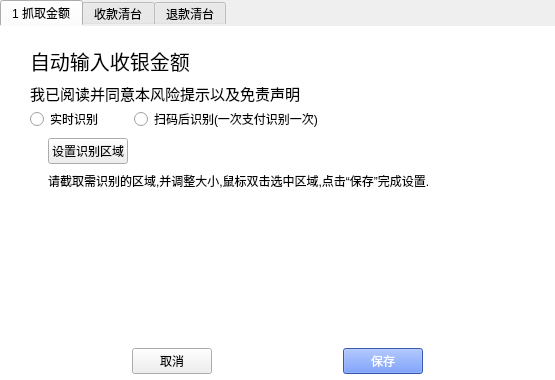
<?xml version="1.0" encoding="UTF-8"?>
<ui version="4.0">
 <class>CashRegisterSetting</class>
 <widget class="QWidget" name="CashRegisterSetting">
  <property name="geometry">
   <rect>
    <x>0</x>
    <y>0</y>
    <width>555</width>
    <height>380</height>
   </rect>
  </property>
  <property name="windowTitle">
   <string>Form</string>
  </property>
  <property name="styleSheet">
   <string notr="true">#tabWidget,
#textEdit_location,
#widget_15{
border:0px;
background-color: white;
}
</string>
  </property>
  <layout class="QVBoxLayout" name="verticalLayout_5" stretch="9,1">
   <property name="spacing">
    <number>0</number>
   </property>
   <property name="leftMargin">
    <number>0</number>
   </property>
   <property name="topMargin">
    <number>0</number>
   </property>
   <property name="rightMargin">
    <number>0</number>
   </property>
   <property name="bottomMargin">
    <number>0</number>
   </property>
   <item>
    <widget class="QTabWidget" name="tabWidget">
     <property name="styleSheet">
      <string notr="true"> #tabWidget,
#listWidget_keyboard,
#widget_15,
#widget_11,
#widget_8,
#widget_2,
#widget,
#capture_widget,
#clear_widget,
#refund_widget,
#refund_listWidget_keyboard{
border:0px;
background-color: white;
}

#widget_16,
#widget_20{
border:0px;
background-color: white;

}


#capture_widget, 
#clear_widget{

}</string>
     </property>
     <property name="currentIndex">
      <number>0</number>
     </property>
     <widget class="QWidget" name="clear_widget">
      <attribute name="title">
       <string>1 抓取金额</string>
      </attribute>
      <layout class="QVBoxLayout" name="verticalLayout" stretch="2,8">
       <property name="spacing">
        <number>0</number>
       </property>
       <property name="leftMargin">
        <number>30</number>
       </property>
       <property name="topMargin">
        <number>20</number>
       </property>
       <property name="rightMargin">
        <number>30</number>
       </property>
       <property name="bottomMargin">
        <number>7</number>
       </property>
       <item>
        <widget class="QWidget" name="widget" native="true">
         <layout class="QHBoxLayout" name="horizontalLayout" stretch="15,5,1">
          <property name="spacing">
           <number>0</number>
          </property>
          <property name="leftMargin">
           <number>0</number>
          </property>
          <property name="topMargin">
           <number>0</number>
          </property>
          <property name="rightMargin">
           <number>0</number>
          </property>
          <property name="bottomMargin">
           <number>0</number>
          </property>
          <item>
           <widget class="QWidget" name="widget_4" native="true">
            <layout class="QVBoxLayout" name="verticalLayout_7">
             <property name="leftMargin">
              <number>0</number>
             </property>
             <property name="topMargin">
              <number>0</number>
             </property>
             <property name="rightMargin">
              <number>0</number>
             </property>
             <property name="bottomMargin">
              <number>0</number>
             </property>
             <item>
              <widget class="QLabel" name="label">
               <property name="font">
                <font>
                 <pointsize>15</pointsize>
                </font>
               </property>
               <property name="lineWidth">
                <number>1</number>
               </property>
               <property name="text">
                <string>自动输入收银金额</string>
               </property>
               <property name="margin">
                <number>0</number>
               </property>
              </widget>
             </item>
             <item>
              <widget class="QLabel" name="label_2">
               <property name="font">
                <font>
                 <pointsize>11</pointsize>
                </font>
               </property>
               <property name="text">
                <string>我已阅读并同意本风险提示以及免责声明</string>
               </property>
              </widget>
             </item>
            </layout>
           </widget>
          </item>
          <item>
           <spacer name="horizontalSpacer">
            <property name="orientation">
             <enum>Qt::Horizontal</enum>
            </property>
            <property name="sizeHint" stdset="0">
             <size>
              <width>101</width>
              <height>20</height>
             </size>
            </property>
           </spacer>
          </item>
          <item>
           <widget class="QWidget" name="widget_3" native="true">
            <layout class="QHBoxLayout" name="horizontalLayout_2">
             <property name="spacing">
              <number>0</number>
             </property>
             <property name="leftMargin">
              <number>0</number>
             </property>
             <property name="topMargin">
              <number>0</number>
             </property>
             <property name="rightMargin">
              <number>0</number>
             </property>
             <property name="bottomMargin">
              <number>0</number>
             </property>
            </layout>
           </widget>
          </item>
         </layout>
         <zorder>widget_4</zorder>
         <zorder>widget_3</zorder>
         <zorder>horizontalSpacer</zorder>
        </widget>
       </item>
       <item>
        <widget class="QWidget" name="widget_2" native="true">
         <layout class="QVBoxLayout" name="verticalLayout_2" stretch="1,1,5">
          <property name="spacing">
           <number>5</number>
          </property>
          <property name="leftMargin">
           <number>0</number>
          </property>
          <property name="topMargin">
           <number>0</number>
          </property>
          <property name="rightMargin">
           <number>0</number>
          </property>
          <property name="bottomMargin">
           <number>0</number>
          </property>
          <item>
           <widget class="QWidget" name="widget_5" native="true">
            <layout class="QHBoxLayout" name="horizontalLayout_3" stretch="2,8">
             <property name="leftMargin">
              <number>0</number>
             </property>
             <property name="topMargin">
              <number>0</number>
             </property>
             <property name="rightMargin">
              <number>0</number>
             </property>
             <property name="bottomMargin">
              <number>0</number>
             </property>
             <item>
              <widget class="QRadioButton" name="radioButton_cycle">
               <property name="text">
                <string>实时识别</string>
               </property>
              </widget>
             </item>
             <item>
              <widget class="QRadioButton" name="radioButton_once">
               <property name="text">
                <string>扫码后识别(一次支付识别一次)</string>
               </property>
              </widget>
             </item>
            </layout>
           </widget>
          </item>
          <item>
           <widget class="QWidget" name="widget_6" native="true">
            <layout class="QGridLayout" name="gridLayout_3">
             <property name="leftMargin">
              <number>18</number>
             </property>
             <property name="topMargin">
              <number>0</number>
             </property>
             <property name="rightMargin">
              <number>0</number>
             </property>
             <property name="bottomMargin">
              <number>0</number>
             </property>
             <property name="horizontalSpacing">
              <number>0</number>
             </property>
             <property name="verticalSpacing">
              <number>8</number>
             </property>
             <item row="0" column="0">
              <widget class="QPushButton" name="pushButton_recognition">
               <property name="text">
                <string>设置识别区域</string>
               </property>
              </widget>
             </item>
             <item row="0" column="1">
              <spacer name="horizontalSpacer_2">
               <property name="orientation">
                <enum>Qt::Horizontal</enum>
               </property>
               <property name="sizeHint" stdset="0">
                <size>
                 <width>394</width>
                 <height>20</height>
                </size>
               </property>
              </spacer>
             </item>
             <item row="1" column="0" colspan="2">
              <widget class="QLabel" name="label_3">
               <property name="text">
                <string>请截取需识别的区域,并调整大小,鼠标双击选中区域,点击“保存”完成设置.</string>
               </property>
              </widget>
             </item>
            </layout>
           </widget>
          </item>
          <item>
           <widget class="QWidget" name="widget_7" native="true">
            <layout class="QGridLayout" name="gridLayout_4">
             <property name="leftMargin">
              <number>0</number>
             </property>
             <property name="topMargin">
              <number>0</number>
             </property>
             <property name="rightMargin">
              <number>0</number>
             </property>
             <property name="bottomMargin">
              <number>0</number>
             </property>
             <property name="spacing">
              <number>0</number>
             </property>
             <item row="0" column="0">
              <widget class="QLabel" name="recognition_label">
               <property name="text">
                <string/>
               </property>
              </widget>
             </item>
            </layout>
           </widget>
          </item>
         </layout>
        </widget>
       </item>
      </layout>
     </widget>
     <widget class="QWidget" name="capture_widget">
      <attribute name="title">
       <string>收款清台</string>
      </attribute>
      <layout class="QVBoxLayout" name="verticalLayout_3" stretch="2,8">
       <property name="spacing">
        <number>0</number>
       </property>
       <property name="leftMargin">
        <number>30</number>
       </property>
       <property name="topMargin">
        <number>20</number>
       </property>
       <property name="rightMargin">
        <number>30</number>
       </property>
       <item>
        <widget class="QWidget" name="widget_8" native="true">
         <layout class="QHBoxLayout" name="horizontalLayout_4" stretch="15,5,1">
          <property name="spacing">
           <number>0</number>
          </property>
          <property name="leftMargin">
           <number>0</number>
          </property>
          <property name="topMargin">
           <number>0</number>
          </property>
          <property name="rightMargin">
           <number>0</number>
          </property>
          <property name="bottomMargin">
           <number>0</number>
          </property>
          <item>
           <widget class="QWidget" name="widget_9" native="true">
            <layout class="QVBoxLayout" name="verticalLayout_6">
             <property name="leftMargin">
              <number>0</number>
             </property>
             <property name="topMargin">
              <number>0</number>
             </property>
             <property name="rightMargin">
              <number>0</number>
             </property>
             <property name="bottomMargin">
              <number>0</number>
             </property>
             <item>
              <widget class="QLabel" name="label_5">
               <property name="font">
                <font>
                 <pointsize>15</pointsize>
                </font>
               </property>
               <property name="lineWidth">
                <number>1</number>
               </property>
               <property name="text">
                <string>支付成功之后自动录入收银软件</string>
               </property>
               <property name="margin">
                <number>0</number>
               </property>
              </widget>
             </item>
             <item>
              <widget class="QLabel" name="label_4">
               <property name="font">
                <font>
                 <pointsize>11</pointsize>
                </font>
               </property>
               <property name="text">
                <string>我已阅读并同意本风险提示以及免责声明</string>
               </property>
              </widget>
             </item>
            </layout>
           </widget>
          </item>
          <item>
           <spacer name="horizontalSpacer_3">
            <property name="orientation">
             <enum>Qt::Horizontal</enum>
            </property>
            <property name="sizeHint" stdset="0">
             <size>
              <width>101</width>
              <height>20</height>
             </size>
            </property>
           </spacer>
          </item>
          <item>
           <widget class="QWidget" name="widget_10" native="true">
            <layout class="QHBoxLayout" name="horizontalLayout_5">
             <property name="spacing">
              <number>0</number>
             </property>
             <property name="leftMargin">
              <number>0</number>
             </property>
             <property name="topMargin">
              <number>0</number>
             </property>
             <property name="rightMargin">
              <number>0</number>
             </property>
             <property name="bottomMargin">
              <number>0</number>
             </property>
             <item>
              <widget class="QPushButton" name="pushButton_auto_clean">
               <property name="text">
                <string>自动</string>
               </property>
              </widget>
             </item>
            </layout>
           </widget>
          </item>
         </layout>
        </widget>
       </item>
       <item>
        <widget class="QWidget" name="widget_11" native="true">
         <layout class="QVBoxLayout" name="verticalLayout_4" stretch="1,1,8">
          <property name="spacing">
           <number>5</number>
          </property>
          <property name="leftMargin">
           <number>0</number>
          </property>
          <property name="topMargin">
           <number>0</number>
          </property>
          <property name="rightMargin">
           <number>0</number>
          </property>
          <property name="bottomMargin">
           <number>0</number>
          </property>
          <item>
           <widget class="QWidget" name="widget_12" native="true">
            <layout class="QHBoxLayout" name="horizontalLayout_6">
             <property name="spacing">
              <number>0</number>
             </property>
             <property name="leftMargin">
              <number>0</number>
             </property>
             <property name="topMargin">
              <number>0</number>
             </property>
             <property name="rightMargin">
              <number>0</number>
             </property>
             <property name="bottomMargin">
              <number>0</number>
             </property>
             <item>
              <spacer name="horizontalSpacer_7">
               <property name="orientation">
                <enum>Qt::Horizontal</enum>
               </property>
               <property name="sizeHint" stdset="0">
                <size>
                 <width>205</width>
                 <height>20</height>
                </size>
               </property>
              </spacer>
             </item>
             <item>
              <widget class="QPushButton" name="pushButton_record">
               <property name="text">
                <string>开始录制</string>
               </property>
              </widget>
             </item>
             <item>
              <spacer name="horizontalSpacer_8">
               <property name="orientation">
                <enum>Qt::Horizontal</enum>
               </property>
               <property name="sizeHint" stdset="0">
                <size>
                 <width>204</width>
                 <height>20</height>
                </size>
               </property>
              </spacer>
             </item>
            </layout>
           </widget>
          </item>
          <item>
           <widget class="QWidget" name="widget_13" native="true">
            <layout class="QGridLayout" name="gridLayout_6" columnstretch="2,1,2,8">
             <property name="leftMargin">
              <number>18</number>
             </property>
             <property name="topMargin">
              <number>0</number>
             </property>
             <property name="rightMargin">
              <number>0</number>
             </property>
             <property name="bottomMargin">
              <number>0</number>
             </property>
             <property name="horizontalSpacing">
              <number>5</number>
             </property>
             <property name="verticalSpacing">
              <number>2</number>
             </property>
             <item row="0" column="0">
              <widget class="QLabel" name="label_7">
               <property name="font">
                <font>
                 <pointsize>11</pointsize>
                </font>
               </property>
               <property name="text">
                <string>组合步骤间隔</string>
               </property>
              </widget>
             </item>
             <item row="0" column="1">
              <widget class="QLineEdit" name="lineEdit"/>
             </item>
             <item row="0" column="2">
              <widget class="QLabel" name="label_8">
               <property name="font">
                <font>
                 <pointsize>11</pointsize>
                </font>
               </property>
               <property name="text">
                <string>毫秒（选填）</string>
               </property>
              </widget>
             </item>
             <item row="0" column="3">
              <spacer name="horizontalSpacer_4">
               <property name="orientation">
                <enum>Qt::Horizontal</enum>
               </property>
               <property name="sizeHint" stdset="0">
                <size>
                 <width>269</width>
                 <height>20</height>
                </size>
               </property>
              </spacer>
             </item>
             <item row="1" column="0">
              <widget class="QRadioButton" name="radioButton_money_back">
               <property name="text">
                <string>支付金额回填</string>
               </property>
              </widget>
             </item>
             <item row="1" column="1" colspan="2">
              <spacer name="horizontalSpacer_5">
               <property name="orientation">
                <enum>Qt::Horizontal</enum>
               </property>
               <property name="sizeHint" stdset="0">
                <size>
                 <width>111</width>
                 <height>20</height>
                </size>
               </property>
              </spacer>
             </item>
             <item row="2" column="0" colspan="3">
              <widget class="QLabel" name="label_6">
               <property name="text">
                <string>实现支付金额自动回填到收银软件金额输入框</string>
               </property>
              </widget>
             </item>
             <item row="2" column="3">
              <spacer name="horizontalSpacer_6">
               <property name="orientation">
                <enum>Qt::Horizontal</enum>
               </property>
               <property name="sizeHint" stdset="0">
                <size>
                 <width>269</width>
                 <height>20</height>
                </size>
               </property>
              </spacer>
             </item>
            </layout>
           </widget>
          </item>
          <item>
           <widget class="QWidget" name="widget_14" native="true">
            <layout class="QGridLayout" name="gridLayout_7">
             <property name="leftMargin">
              <number>0</number>
             </property>
             <property name="topMargin">
              <number>0</number>
             </property>
             <property name="rightMargin">
              <number>0</number>
             </property>
             <property name="bottomMargin">
              <number>0</number>
             </property>
             <property name="spacing">
              <number>0</number>
             </property>
             <item row="0" column="0">
              <widget class="QListWidget" name="listWidget_keyboard"/>
             </item>
            </layout>
           </widget>
          </item>
         </layout>
        </widget>
       </item>
      </layout>
     </widget>
     <widget class="QWidget" name="refund_widget">
      <attribute name="title">
       <string>退款清台</string>
      </attribute>
      <layout class="QVBoxLayout" name="verticalLayout_10" stretch="2,8">
       <property name="spacing">
        <number>0</number>
       </property>
       <property name="leftMargin">
        <number>30</number>
       </property>
       <property name="topMargin">
        <number>20</number>
       </property>
       <property name="rightMargin">
        <number>30</number>
       </property>
       <item>
        <widget class="QWidget" name="widget_20" native="true">
         <layout class="QHBoxLayout" name="horizontalLayout_9" stretch="15,5,1">
          <property name="spacing">
           <number>0</number>
          </property>
          <property name="leftMargin">
           <number>0</number>
          </property>
          <property name="topMargin">
           <number>0</number>
          </property>
          <property name="rightMargin">
           <number>0</number>
          </property>
          <property name="bottomMargin">
           <number>0</number>
          </property>
          <item>
           <widget class="QWidget" name="widget_21" native="true">
            <layout class="QVBoxLayout" name="verticalLayout_9">
             <property name="leftMargin">
              <number>0</number>
             </property>
             <property name="topMargin">
              <number>0</number>
             </property>
             <property name="rightMargin">
              <number>0</number>
             </property>
             <property name="bottomMargin">
              <number>0</number>
             </property>
             <item>
              <widget class="QLabel" name="label_12">
               <property name="font">
                <font>
                 <pointsize>15</pointsize>
                </font>
               </property>
               <property name="lineWidth">
                <number>1</number>
               </property>
               <property name="text">
                <string>支付成功之后自动录入收银软件</string>
               </property>
               <property name="margin">
                <number>0</number>
               </property>
              </widget>
             </item>
             <item>
              <widget class="QLabel" name="label_13">
               <property name="font">
                <font>
                 <pointsize>11</pointsize>
                </font>
               </property>
               <property name="text">
                <string>我已阅读并同意本风险提示以及免责声明</string>
               </property>
              </widget>
             </item>
            </layout>
           </widget>
          </item>
          <item>
           <spacer name="horizontalSpacer_17">
            <property name="orientation">
             <enum>Qt::Horizontal</enum>
            </property>
            <property name="sizeHint" stdset="0">
             <size>
              <width>101</width>
              <height>20</height>
             </size>
            </property>
           </spacer>
          </item>
          <item>
           <widget class="QWidget" name="widget_22" native="true">
            <layout class="QHBoxLayout" name="horizontalLayout_10">
             <property name="spacing">
              <number>0</number>
             </property>
             <property name="leftMargin">
              <number>0</number>
             </property>
             <property name="topMargin">
              <number>0</number>
             </property>
             <property name="rightMargin">
              <number>0</number>
             </property>
             <property name="bottomMargin">
              <number>0</number>
             </property>
             <item>
              <widget class="QPushButton" name="refund_pushButton_auto_clean">
               <property name="text">
                <string>自动</string>
               </property>
              </widget>
             </item>
            </layout>
           </widget>
          </item>
         </layout>
        </widget>
       </item>
       <item>
        <widget class="QWidget" name="widget_16" native="true">
         <layout class="QVBoxLayout" name="verticalLayout_8" stretch="1,1,8">
          <property name="spacing">
           <number>5</number>
          </property>
          <property name="leftMargin">
           <number>0</number>
          </property>
          <property name="topMargin">
           <number>0</number>
          </property>
          <property name="rightMargin">
           <number>0</number>
          </property>
          <property name="bottomMargin">
           <number>0</number>
          </property>
          <item>
           <widget class="QWidget" name="widget_17" native="true">
            <layout class="QHBoxLayout" name="horizontalLayout_8">
             <property name="spacing">
              <number>0</number>
             </property>
             <property name="leftMargin">
              <number>0</number>
             </property>
             <property name="topMargin">
              <number>0</number>
             </property>
             <property name="rightMargin">
              <number>0</number>
             </property>
             <property name="bottomMargin">
              <number>0</number>
             </property>
             <item>
              <spacer name="horizontalSpacer_12">
               <property name="orientation">
                <enum>Qt::Horizontal</enum>
               </property>
               <property name="sizeHint" stdset="0">
                <size>
                 <width>205</width>
                 <height>20</height>
                </size>
               </property>
              </spacer>
             </item>
             <item>
              <widget class="QPushButton" name="refund_pushButton_record">
               <property name="text">
                <string>开始录制</string>
               </property>
              </widget>
             </item>
             <item>
              <spacer name="horizontalSpacer_13">
               <property name="orientation">
                <enum>Qt::Horizontal</enum>
               </property>
               <property name="sizeHint" stdset="0">
                <size>
                 <width>204</width>
                 <height>20</height>
                </size>
               </property>
              </spacer>
             </item>
            </layout>
           </widget>
          </item>
          <item>
           <widget class="QWidget" name="widget_18" native="true">
            <layout class="QGridLayout" name="gridLayout_8" columnstretch="2,1,2,8">
             <property name="leftMargin">
              <number>18</number>
             </property>
             <property name="topMargin">
              <number>0</number>
             </property>
             <property name="rightMargin">
              <number>0</number>
             </property>
             <property name="bottomMargin">
              <number>0</number>
             </property>
             <property name="horizontalSpacing">
              <number>5</number>
             </property>
             <property name="verticalSpacing">
              <number>2</number>
             </property>
             <item row="2" column="3">
              <spacer name="horizontalSpacer_16">
               <property name="orientation">
                <enum>Qt::Horizontal</enum>
               </property>
               <property name="sizeHint" stdset="0">
                <size>
                 <width>269</width>
                 <height>20</height>
                </size>
               </property>
              </spacer>
             </item>
             <item row="2" column="0" colspan="3">
              <widget class="QLabel" name="label_11">
               <property name="text">
                <string>实现支付金额自动回填到收银软件金额输入框</string>
               </property>
              </widget>
             </item>
             <item row="1" column="1" colspan="2">
              <spacer name="horizontalSpacer_15">
               <property name="orientation">
                <enum>Qt::Horizontal</enum>
               </property>
               <property name="sizeHint" stdset="0">
                <size>
                 <width>111</width>
                 <height>20</height>
                </size>
               </property>
              </spacer>
             </item>
             <item row="0" column="1">
              <widget class="QLineEdit" name="refund_lineEdit_interval"/>
             </item>
             <item row="0" column="0">
              <widget class="QLabel" name="label_9">
               <property name="font">
                <font>
                 <pointsize>11</pointsize>
                </font>
               </property>
               <property name="text">
                <string>组合步骤间隔</string>
               </property>
              </widget>
             </item>
             <item row="0" column="2">
              <widget class="QLabel" name="label_10">
               <property name="font">
                <font>
                 <pointsize>11</pointsize>
                </font>
               </property>
               <property name="text">
                <string>毫秒（选填）</string>
               </property>
              </widget>
             </item>
             <item row="1" column="0">
              <widget class="QRadioButton" name="refund_radioButton_money_back">
               <property name="text">
                <string>支付金额回填</string>
               </property>
              </widget>
             </item>
             <item row="0" column="3">
              <spacer name="horizontalSpacer_14">
               <property name="orientation">
                <enum>Qt::Horizontal</enum>
               </property>
               <property name="sizeHint" stdset="0">
                <size>
                 <width>269</width>
                 <height>20</height>
                </size>
               </property>
              </spacer>
             </item>
            </layout>
           </widget>
          </item>
          <item>
           <widget class="QWidget" name="widget_19" native="true">
            <layout class="QGridLayout" name="gridLayout_9">
             <property name="leftMargin">
              <number>0</number>
             </property>
             <property name="topMargin">
              <number>0</number>
             </property>
             <property name="rightMargin">
              <number>0</number>
             </property>
             <property name="bottomMargin">
              <number>0</number>
             </property>
             <property name="spacing">
              <number>0</number>
             </property>
             <item row="0" column="0">
              <widget class="QListWidget" name="refund_listWidget_keyboard"/>
             </item>
            </layout>
           </widget>
          </item>
         </layout>
        </widget>
       </item>
      </layout>
     </widget>
    </widget>
   </item>
   <item>
    <widget class="QWidget" name="widget_15" native="true">
     <property name="styleSheet">
      <string notr="true">#pushButton_save{
color: white;
background-color: #4B7BF7;

}

#pushButton_save:pressed{
color: black;
background-color: white;
border: 1px solid #dbdbdb;
}</string>
     </property>
     <layout class="QHBoxLayout" name="horizontalLayout_7">
      <property name="spacing">
       <number>0</number>
      </property>
      <property name="leftMargin">
       <number>0</number>
      </property>
      <property name="topMargin">
       <number>0</number>
      </property>
      <property name="rightMargin">
       <number>0</number>
      </property>
      <property name="bottomMargin">
       <number>0</number>
      </property>
      <item>
       <spacer name="horizontalSpacer_10">
        <property name="orientation">
         <enum>Qt::Horizontal</enum>
        </property>
        <property name="sizeHint" stdset="0">
         <size>
          <width>129</width>
          <height>20</height>
         </size>
        </property>
       </spacer>
      </item>
      <item>
       <widget class="QPushButton" name="pushButton_cancel">
        <property name="text">
         <string>取消</string>
        </property>
       </widget>
      </item>
      <item>
       <spacer name="horizontalSpacer_9">
        <property name="orientation">
         <enum>Qt::Horizontal</enum>
        </property>
        <property name="sizeHint" stdset="0">
         <size>
          <width>128</width>
          <height>20</height>
         </size>
        </property>
       </spacer>
      </item>
      <item>
       <widget class="QPushButton" name="pushButton_save">
        <property name="text">
         <string>保存</string>
        </property>
       </widget>
      </item>
      <item>
       <spacer name="horizontalSpacer_11">
        <property name="orientation">
         <enum>Qt::Horizontal</enum>
        </property>
        <property name="sizeHint" stdset="0">
         <size>
          <width>129</width>
          <height>20</height>
         </size>
        </property>
       </spacer>
      </item>
     </layout>
    </widget>
   </item>
  </layout>
 </widget>
 <resources/>
 <connections/>
</ui>
